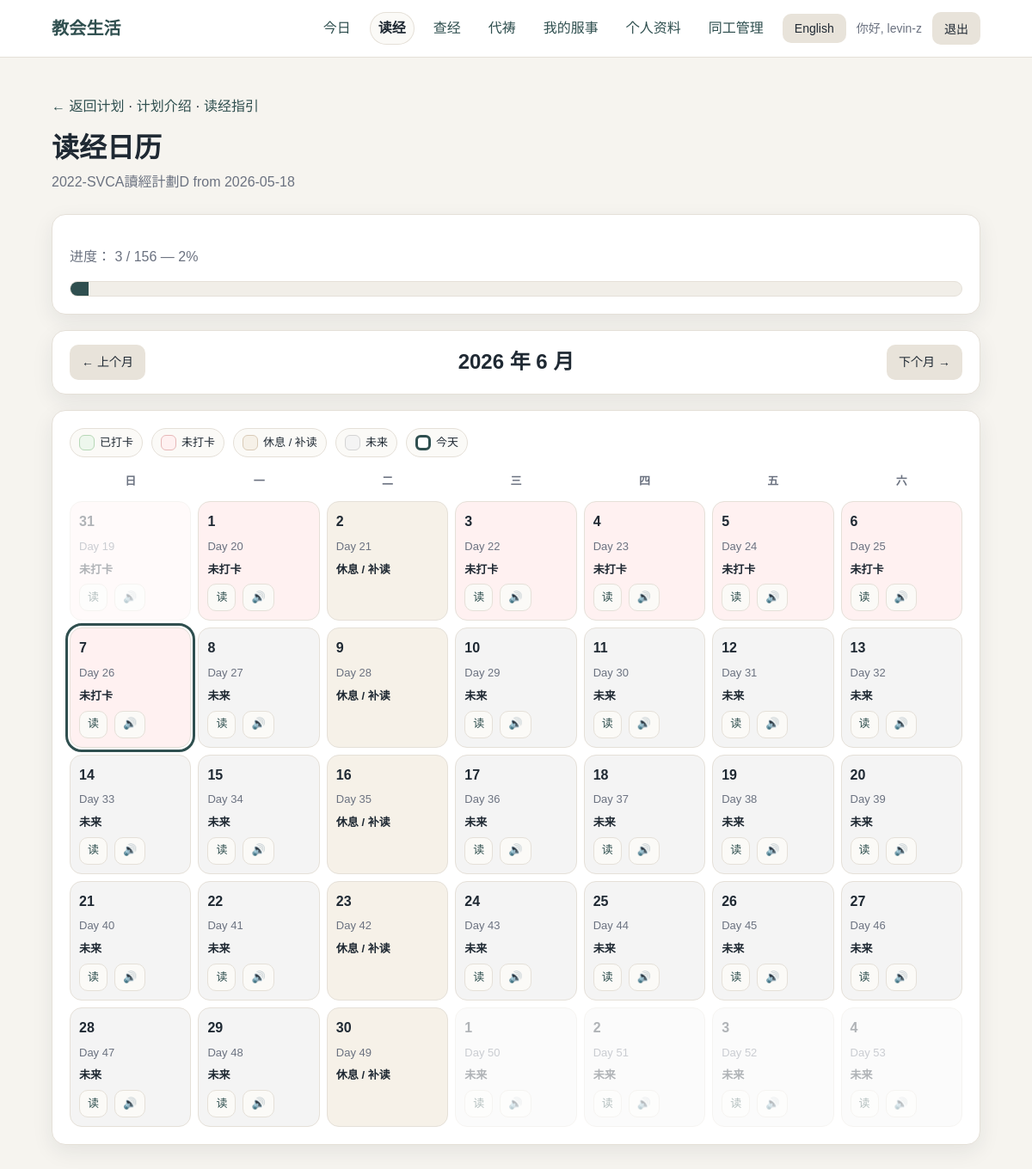
The page /plans/3/calendar/ (signed in) on the database its author committed.
### accounts/models.py (models this page shows, shortened)
class Profile(models.Model):
    LANGUAGE_CHOICES = [
        ("zh", "中文"),
        ("en", "English"),
    ]
    user = models.OneToOneField(
        settings.AUTH_USER_MODEL,
        on_delete=models.CASCADE,
        related_name="profile",
    )
    small_group = models.ForeignKey(
        SmallGroup,
        on_delete=models.SET_NULL,
        null=True,
        blank=True,
        related_name="members",
    )
    preferred_language = models.CharField(
        max_length=2,
        choices=LANGUAGE_CHOICES,
        default="zh",
    )
    must_change_password = models.BooleanField(default=False)

### reading/models.py (models this page shows, shortened)
class ActivePlan(models.Model):
    plan = models.ForeignKey(ReadingPlan, on_delete=models.PROTECT, related_name="active_runs")
    start_date = models.DateField()
    title = models.CharField(max_length=150, blank=True)
    class Meta:
        ordering = ["-start_date"]
    def current_day_number(self):
        delta = timezone.localdate() - self.start_date
        return delta.days + 1

class ReadingPlanDay(models.Model):
    plan = models.ForeignKey(ReadingPlan, on_delete=models.CASCADE, related_name="days")
    day_number = models.PositiveIntegerField()
    reading_text = models.TextField()
    memory_verse = models.CharField(max_length=120, blank=True)
    class Meta:
        unique_together = [("plan", "day_number")]
        ordering = ["plan", "day_number"]

### reading/views.py (the view)
@login_required
def active_plan_calendar(request, active_plan_id):
    active_plan = get_object_or_404(
        ActivePlan.objects.select_related("plan"),
        id=active_plan_id,
    )
    is_enrolled = PlanEnrollment.objects.filter(
        user=request.user,
        active_plan=active_plan,
    ).exists()
    if not is_enrolled:
        messages.error(request, "You need to join this plan before viewing it.")
        return redirect("home")
    year, month = get_requested_calendar_month(request)
    previous_year, previous_month = shift_month(year, month, -1)
    next_year, next_month = shift_month(year, month, 1)
    month_date = date(year, month, 1)
    plan_days = list(
        ReadingPlanDay.objects
        .filter(plan=active_plan.plan)
        .order_by("day_number")
    )
    plan_day_by_number = {
        plan_day.day_number: plan_day
        for plan_day in plan_days
    }
    max_day_number = max(plan_day_by_number.keys(), default=0)
    current_day_number = active_plan.current_day_number()
    today = timezone.localdate()
    checked_plan_day_ids = set(
        CheckIn.objects
        .filter(
            user=request.user,
            active_plan=active_plan,
        )
        .values_list("plan_day_id", flat=True)
    )
    calendar_builder = py_calendar.Calendar(firstweekday=6)
    calendar_weeks = []
    for week in calendar_builder.monthdatescalendar(year, month):
        week_cells = []
        for calendar_date in week:
            day_number = (calendar_date - active_plan.start_date).days + 1
            in_plan_range = 1 <= day_number <= max_day_number
            plan_day = plan_day_by_number.get(day_number)
            passages = get_reading_passages(plan_day) if plan_day else []
            memory_passages = (
                get_memory_passages(plan_day)
                if plan_day and plan_day.memory_verse
                else []
            )
            is_checked = bool(plan_day and plan_day.id in checked_plan_day_ids)
            is_today = calendar_date == today
            is_future = in_plan_range and day_number > current_day_number
            is_rest_day = in_plan_range and plan_day is None
            is_reading_day = plan_day is not None
            is_current_month = calendar_date.month == month
            if not in_plan_range:
                status = "outside"
            elif is_rest_day:
                status = "rest"
            elif is_checked:
                status = "checked"
            elif is_future:
                status = "future"
            elif is_reading_day:
                status = "missing"
            else:
                status = "outside"
            week_cells.append(
                {
                    "date": calendar_date,
                    "day_number": day_number if in_plan_range else None,
                    "plan_day": plan_day,
                    "passages": passages,
                    "memory_passages": memory_passages,
                    "is_checked": is_checked,
                    "is_today": is_today,
                    "is_future": is_future,
                    "is_rest_day": is_rest_day,
                    "is_reading_day": is_reading_day,
                    "is_current_month": is_current_month,
                    "status": status,
                }
            )
        calendar_weeks.append(week_cells)
    total_reading_days = len(plan_days)
    checked_days = len(checked_plan_day_ids)
    progress_percent = (
        round((checked_days / total_reading_days) * 100)
        if total_reading_days
        else 0
    )
    if request.GET.get("year") or request.GET.get("month"):
        today_calendar_url = f"{request.path}"
    else:
        today_calendar_url = None
    return render(
        request,
        "reading/active_plan_calendar.html",
        {
            "active_plan": active_plan,
            "calendar_weeks": calendar_weeks,
            "month_date": month_date,
            "year": year,
            "month": month,
            "previous_year": previous_year,
            "previous_month": previous_month,
            "next_year": next_year,
            "next_month": next_month,
            "total_reading_days": total_reading_days,
            "checked_days": checked_days,
            "progress_percent": progress_percent,
            "week_labels_zh": ["日", "一", "二", "三", "四", "五", "六"],
            "week_labels_en": ["Sun", "Mon", "Tue", "Wed", "Thu", "Fri", "Sat"],
            "today_calendar_url": today_calendar_url,
        },
    )

### templates/reading/active_plan_calendar.html (shortened to what this page needs)
{% extends "base.html" %}
{% load reading_extras %}
{% block content %}
<p>
    <a href="{% url 'active_plan_detail' active_plan.id %}">
        ← {{ ui.back_to_plan }}
    </a>
    ·
    <a href="{% url 'active_plan_intro' active_plan.id %}">
        {% if language == "zh" %}计划介绍{% else %}Introduction{% endif %}
    </a>
    ·
    <a href="{% url 'active_plan_guides' active_plan.id %}">
        {% if language == "zh" %}读经指引{% else %}Reading Guides{% endif %}
    </a>
</p>
<div class="page-header">
    <h1 class="page-title">
        {% if language == "zh" %}
        读经日历
        {% else %}
        Reading Calendar
        {% endif %}
    </h1>
    <p class="page-subtitle">
        {{ active_plan|active_plan_name:language }}
    </p>
</div>
<div class="card">
    <p class="muted">
        {% if language == "zh" %}
        进度：
        {% else %}
        Progress:
        {% endif %}
        {{ checked_days }} / {{ total_reading_days }}
        — {{ progress_percent }}%
    </p>
    <div class="progress-bar">
        <div class="progress-bar-fill" style="width: {{ progress_percent }}%;"></div>
    </div>
</div>
<div class="card calendar-nav-card">
    <div class="calendar-nav">
        <a class="button button-secondary"
           href="{% url 'active_plan_calendar' active_plan.id %}?year={{ previous_year }}&month={{ previous_month }}">
            ← {% if language == "zh" %}上个月{% else %}Previous{% endif %}
        </a>
        <h2>
            {% if language == "zh" %}
            {{ year }} 年 {{ month }} 月
            {% else %}
            {{ month_date|date:"F Y" }}
            {% endif %}
        </h2>
        <a class="button button-secondary"
           href="{% url 'active_plan_calendar' active_plan.id %}?year={{ next_year }}&month={{ next_month }}">
            {% if language == "zh" %}下个月{% else %}Next{% endif %} →
        </a>
    </div>
</div>
<div class="card">
    <div class="calendar-legend">
        <span class="legend-item">
            <span class="legend-swatch legend-swatch-checked"></span>
            {% if language == "zh" %}已打卡{% else %}Checked{% endif %}
        </span>
        <span class="legend-item">
            <span class="legend-swatch legend-swatch-missing"></span>
            {% if language == "zh" %}未打卡{% else %}Missing{% endif %}
        </span>
        <span class="legend-item">
            <span class="legend-swatch legend-swatch-rest"></span>
            {% if language == "zh" %}休息 / 补读{% else %}Rest / Catch-up{% endif %}
        </span>
        <span class="legend-item">
            <span class="legend-swatch legend-swatch-future"></span>
            {% if language == "zh" %}未来{% else %}Future{% endif %}
        </span>
        <span class="legend-item">
            <span class="legend-swatch legend-swatch-today"></span>
            {% if language == "zh" %}今天{% else %}Today{% endif %}
        </span>
    </div>
    <div class="reading-calendar">
        <div class="calendar-week calendar-week-header">
            {% if language == "zh" %}
            {% for label in week_labels_zh %}
            <div class="calendar-weekday">{{ label }}</div>
            {% endfor %}
            {% else %}
            {% for label in week_labels_en %}
            <div class="calendar-weekday">{{ label }}</div>
            {% endfor %}
            {% endif %}
        </div>
        {% for week in calendar_weeks %}
        <div class="calendar-week">
            {% for cell in week %}
            <div class="
                        calendar-day
                        calendar-day-{{ cell.status }}
                        {% if not cell.is_current_month %}calendar-day-muted{% endif %}
                        {% if cell.is_today %}calendar-day-today{% endif %}
                    ">
                <div class="calendar-day-number">
                    {{ cell.date.day }}
                </div>
                {% if cell.day_number %}
                <div class="calendar-plan-day">
                    Day {{ cell.day_number }}
                </div>
                {% endif %}
                {% if cell.status == "checked" %}
                <div class="calendar-status">
                    {% if language == "zh" %}已打卡{% else %}Checked in{% endif %}
                </div>
                {% elif cell.status == "missing" %}
                <div class="calendar-status">
                    {% if language == "zh" %}未打卡{% else %}Missing{% endif %}
                </div>
                {% elif cell.status == "rest" %}
                <div class="calendar-status">
                    {% if language == "zh" %}休息 / 补读{% else %}Rest / Catch-up{% endif %}
                </div>
                {% elif cell.status == "future" %}
                <div class="calendar-status">
                    {% if language == "zh" %}未来{% else %}Future{% endif %}
                </div>
                {% endif %}
                {% if cell.is_reading_day %}
                {% if cell.passages %}
                <div class="calendar-day-actions">
                    <a class="calendar-read-link"
                       href="{% url 'passage_reader' active_plan.id cell.plan_day.id 0 %}?lang={{ language }}">
                        {% if language == "zh" %}读{% else %}Read{% endif %}
                    </a>
                    <a class="calendar-audio-link"
                       href="{% url 'audio_reader' active_plan.id cell.plan_day.id 0 %}?lang={{ language }}"
                       aria-label="{% if language == 'zh' %}听 Day {{ cell.day_number }}{% else %}Listen to Day {{ cell.day_number }}{% endif %}">
                        🔊
                    </a>
                </div>
                {% endif %}
                {% endif %}
            </div>
            {% endfor %}
        </div>
        {% endfor %}
    </div>
</div>
{% endblock %}

### templates/base.html (shortened to what this page needs)
{% load static %}
<!doctype html>
<html lang="en">
<head>
    <link rel="stylesheet" href="{% static 'css/app.css' %}">
</head>
<body>
    <header class="site-header">
        <div class="site-header-inner">
            <a class="brand" href="{% url 'home' %}">{{ ui.site_title }}</a>
            <nav class="nav">
                {% if user.is_authenticated %}
                <a class="nav-link{% if active_nav == 'today' %} active{% endif %}"
                   href="{% url 'home' %}">{{ ui.today }}</a>
                <a class="nav-link{% if active_nav == 'reading' %} active{% endif %}"
                   href="{% url 'my_plans' %}">{{ ui.my_plans }}</a>
                <a class="nav-link{% if active_nav == 'bible_study' %} active{% endif %}"
                   href="{% url 'study_session_list' %}">
                    {% if language == "zh" %}查经{% else %}Bible Study{% endif %}
                </a>
                <a class="nav-link{% if active_nav == 'prayer' %} active{% endif %}"
                   href="{% url 'prayer_list' %}">
                    {% if language == "zh" %}代祷{% else %}Prayer{% endif %}
                </a>
                <a class="nav-link{% if active_nav == 'my_serving' %} active{% endif %}"
                   href="{% url 'my_serving' %}">
                    {% if language == "zh" %}我的服事{% else %}My Serving{% endif %}
                </a>
                <a class="nav-link{% if active_nav == 'profile' %} active{% endif %}"
                   href="{% url 'profile' %}">{{ ui.profile }}</a>
                {% if user.is_staff %}
                <details class="nav-staff-menu nav-dropdown" data-dropdown-var-prefix="staff-menu">
                    <summary class="nav-link{% if active_nav == 'staff' %} active{% endif %}">
                        {% if language == "zh" %}同工管理{% else %}Staff{% endif %}
                    </summary>
                </details>
                {% endif %}
                <form method="post" action="{% url 'change_language' %}" class="inline-form">
                    <button type="submit" class="button-secondary">
                        {{ other_language_label }}
                    </button>
                </form>
                <span class="nav-user">{{ ui.hi }}, {{ user.username }}</span>
                <form method="post" action="{% url 'logout' %}" class="inline-form">
                    <button type="submit" class="button-secondary">{{ ui.logout }}</button>
                </form>
                {% endif %}
            </nav>
        </div>
    </header>
    <main class="container">
        {% block content %}{% endblock %}
    </main>
</body>
</html>

### rows shown on the page
Profile: preferred_language.title "2022-SVCA讀經計劃D from 2026-05-18"
ReadingPlanDay: date.day "31", day_number "19", shows "未打卡", shows "读"
ReadingPlanDay: date.day "1", day_number "20", shows "未打卡", shows "读"
ReadingPlanDay: date.day "3", day_number "22", shows "未打卡", shows "读"
ReadingPlanDay: date.day "4", day_number "23", shows "未打卡", shows "读"
ReadingPlanDay: date.day "5", day_number "24", shows "未打卡", shows "读"
ReadingPlanDay: date.day "6", day_number "25", shows "未打卡", shows "读"
ReadingPlanDay: date.day "7", day_number "26", shows "未打卡", shows "读"
ReadingPlanDay: date.day "8", day_number "27", shows "未来", shows "读"
ReadingPlanDay: date.day "10", day_number "29", shows "未来", shows "读"
ReadingPlanDay: date.day "11", day_number "30", shows "未来", shows "读"
ReadingPlanDay: date.day "12", day_number "31", shows "未来", shows "读"
ReadingPlanDay: date.day "13", day_number "32", shows "未来", shows "读"
ReadingPlanDay: date.day "14", day_number "33", shows "未来", shows "读"
ReadingPlanDay: date.day "15", day_number "34", shows "未来", shows "读"
ReadingPlanDay: date.day "17", day_number "36", shows "未来", shows "读"
ReadingPlanDay: date.day "18", day_number "37", shows "未来", shows "读"
ReadingPlanDay: date.day "19", day_number "38", shows "未来", shows "读"
ReadingPlanDay: date.day "20", day_number "39", shows "未来", shows "读"
ReadingPlanDay: date.day "21", day_number "40", shows "未来", shows "读"
ReadingPlanDay: date.day "22", day_number "41", shows "未来", shows "读"
ReadingPlanDay: date.day "24", day_number "43", shows "未来", shows "读"
ReadingPlanDay: date.day "25", day_number "44", shows "未来", shows "读"
ReadingPlanDay: date.day "26", day_number "45", shows "未来", shows "读"
ReadingPlanDay: date.day "27", day_number "46", shows "未来", shows "读"
ReadingPlanDay: date.day "28", day_number "47", shows "未来", shows "读"
ReadingPlanDay: date.day "29", day_number "48", shows "未来", shows "读"
ReadingPlanDay: date.day "1", day_number "50", shows "未来", shows "读"
ReadingPlanDay: date.day "2", day_number "51", shows "未来", shows "读"
ReadingPlanDay: date.day "3", day_number "52", shows "未来", shows "读"
ReadingPlanDay: date.day "4", day_number "53", shows "未来", shows "读"

### other values the page prints
{{ ui.site_title }} "教会生活"
{{ ui.today }} "今日"
{{ ui.my_plans }} "读经"
{{ ui.profile }} "个人资料"
{{ other_language_label }} "English"
{{ ui.hi }} "你好"
{{ user.username }} "levin-z"
{{ ui.logout }} "退出"
{{ ui.back_to_plan }} "返回计划"
{{ checked_days }} "3"
{{ total_reading_days }} "156"
{{ progress_percent }} "2"
{{ year }} "2026"
{{ month }} "6"
{{ label }} "日" "一" "二" "三" "四" "五" "六"
